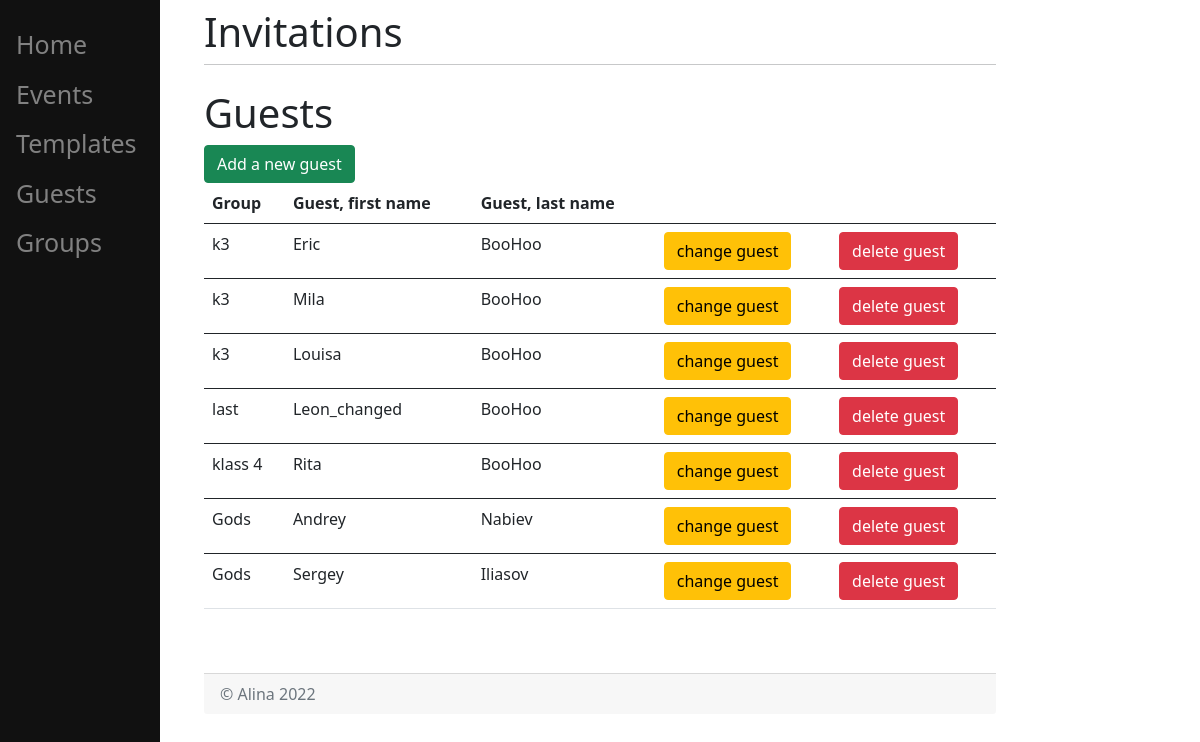
Screenshot of /guests/ (signed in) with the database file from the repository.
### invitations/models.py (models this page shows, shortened)
class Group(models.Model):
    name = models.CharField(max_length=200)

class Guest(models.Model):
    group = models.ForeignKey(Group, on_delete=models.CASCADE)
    first_name = models.CharField(max_length=200)
    last_name = models.CharField(max_length=200)
    parent_name = models.CharField(max_length=200)
    parent_phone = models.CharField(max_length=200)
    email = models.EmailField(help_text="jaan@mail.com")
    phone = models.CharField(max_length=200)
    address = models.CharField(max_length=200)

### invitations/views.py (the view)
def guests(response):
    groups_ = Group.objects.all()
    return render(response, "invitations/guests.html", {"groups": groups_})

### templates/invitations/guests.html (shortened to what this page needs)
{% extends 'invitations/home.html' %}
{% block content %}
    <h1>Guests</h1>
    <form action="/guests/add">
        <button type="submit" class="btn btn-success">Add a new guest</button>
    </form>
    <form method="POST" action="#">
    {% if groups %}
        <table class="table">
            <thead>
            <tr>
                <th scope="col">Group</th>
                <th scope="col">Guest, first name</th>
                <th scope="col">Guest, last name</th>
                <th scope="col"> </th>
                <th scope="col"> </th>
            </tr>
            </thead>
            <tbody>
            {% for group in groups %}
                {% for guest in  group.guest_set.all %}
                    <tr>
                        <td>{{ group.name }}</td>
                        <td>{{ guest.first_name}}</td>
                        <td>{{ guest.last_name }}</td>
                        <td>
                            <a href="/guests/change/{{ guest.id }}" class="btn btn-warning">change guest</a>
                        </td>
                        <td>
                            <form action="/guests/delete/" method="post">
                                <button type="submit" class="btn btn-danger">delete guest</button>
                            </form>
                        </td>
                    </tr>
                    </tbody>
                {% endfor %}
            {% endfor %}
        </table>
    {% else %}
        <dev><p> You have no groups </p></dev>
    {% endif %}
{% endblock %}

### templates/invitations/base.html (style rules this page uses)
html { overflow-y: scroll; }

### rows the page displays
Group: name "k3"
Guest: first_name "Eric", last_name "BooHoo"
Guest: first_name "Mila", last_name "BooHoo"
Guest: first_name "Louisa", last_name "BooHoo"
Group: name "last"
Guest: first_name "Leon_changed", last_name "BooHoo"
Group: name "klass 4"
Guest: first_name "Rita", last_name "BooHoo"
Group: name "Gods"
Guest: first_name "Andrey", last_name "Nabiev"
Guest: first_name "Sergey", last_name "Iliasov"
